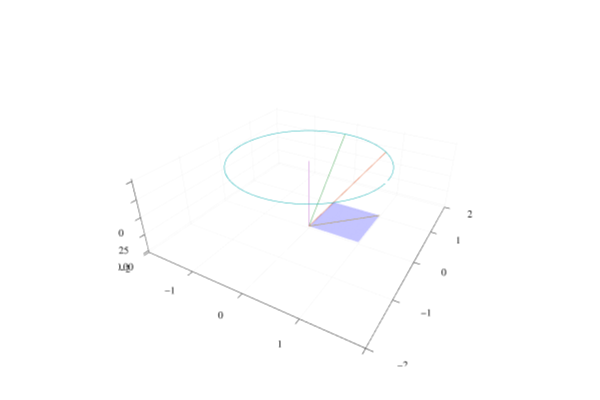

Write notebook code for a chart like this one.
### Markdown cell above
## Applying Rotors

### Code cell
ϕ = π/4
I = cl.e1 ∧ cl.e2
R = cos(ϕ/2) - I*sin(ϕ/2)
p = cl.e1 + cl.e2 + cl.e3
pr = R * p / R
pup = (p ∧ I)/I
pb  = (p ⨼ I)/I

θ = 0:0.1:2π
r = norm([p.e1,p.e2])
circle = hcat([r.*cos.(θ),r .* sin.(θ),ones(length(θ))]...);

plotsubspace(I)
quiver!([0],[0],[0],quiver=([p.e1],[p.e2],[p.e3]))
quiver!([0],[0],[0],quiver=([pr.e1],[pr.e2],[pr.e3]))
quiver!([0],[0],[0],quiver=([pup.e1],[pup.e2],[pup.e3]))
quiver!([0],[0],[0],quiver=([pb.e1],[pb.e2],[pb.e3]))
path3d!(circle[:,1],circle[:,2],circle[:,3],aspect_ratio=1,xlims=(-2,2),ylims=(-2,2))

### Figure 1 — Plotly figure (JSON) as saved in the notebook; plotly's stock layout.template omitted (floating-point values rounded to 4 significant figures)
{"data": [{"cmax": 0, "cmin": 0, "colorbar": {"len": 0.9525, "title": {"text": ""}, "x": 0.8323, "y": 0.5139}, "colorscale": [[0, "rgba(0, 0, 255, 0.500)"], [1, "rgba(0, 0, 255, 0.500)"]], "name": "y1", "opacity": 0.5, "scene": "scene", "showlegend": false, "showscale": false, "type": "surface", "x": [0, 1], "xaxis": "x", "y": [0, 1], "yaxis": "y", "z": [[0, 0], [0, 0]], "zaxis": "z", "zmax": 0, "zmin": 0}, {"colorbar": {"len": 0.9525, "title": {"text": ""}, "x": 0.8323, "y": 0.5139}, "legendgroup": "", "line": {"color": "rgba(227, 111, 71, 1.000)", "dash": "solid", "shape": "linear", "width": 1}, "mode": "lines", "name": "", "scene": "scene", "showlegend": false, "type": "scatter3d", "x": [0, 1], "xaxis": "x", "y": [0, 1], "yaxis": "y", "z": [0, 1], "zaxis": "z", "zmax": 0, "zmin": 0}, {"colorbar": {"len": 0.9525, "title": {"text": ""}, "x": 0.8323, "y": 0.5139}, "legendgroup": "", "line": {"color": "rgba(62, 164, 78, 1.000)", "dash": "solid", "shape": "linear", "width": 1}, "mode": "lines", "name": "", "scene": "scene", "showlegend": false, "type": "scatter3d", "x": [0, -1.11e-16], "xaxis": "x", "y": [0, 1.414], "yaxis": "y", "z": [0, 1], "zaxis": "z", "zmax": 0, "zmin": 0}, {"colorbar": {"len": 0.9525, "title": {"text": ""}, "x": 0.8323, "y": 0.5139}, "legendgroup": "", "line": {"color": "rgba(195, 113, 210, 1.000)", "dash": "solid", "shape": "linear", "width": 1}, "mode": "lines", "name": "", "scene": "scene", "showlegend": false, "type": "scatter3d", "x": [0, 0], "xaxis": "x", "y": [0, 0], "yaxis": "y", "z": [0, 1], "zaxis": "z", "zmax": 0, "zmin": 0}, {"colorbar": {"len": 0.9525, "title": {"text": ""}, "x": 0.8323, "y": 0.5139}, "legendgroup": "", "line": {"color": "rgba(172, 142, 24, 1.000)", "dash": "solid", "shape": "linear", "width": 1}, "mode": "lines", "name": "", "scene": "scene", "showlegend": false, "type": "scatter3d", "x": [0, 1], "xaxis": "x", "y": [0, 1], "yaxis": "y", "z": [0, 0], "zaxis": "z", "zmax": 0, "zmin": 0}, {"colorbar": {"len": 0.9525, "title": {"text": ""}, "x": 0.8323, "y": 0.5139}, "legendgroup": "y6", "line": {"color": "rgba(0, 170, 174, 1.000)", "dash": "solid", "shape": "linear", "width": 1}, "mode": "lines", "name": "y6", "scene": "scene", "showlegend": true, "type": "scatter3d", "x": [1.414, 1.407, 1.386, 1.351, 1.303, 1.241, 1.167, 1.082, 0.9853, 0.8791, 0.7641, 0.6415, 0.5125, 0.3783, 0.2404, 0.1, -0.04129, -0.1822, -0.3213, -0.4572, -0.5885, -0.714, -0.8323, -0.9423, -1.043, -1.133, -1.212, -1.279, -1.333, -1.373, -1.4, -1.413, -1.412, -1.397, -1.367, -1.324, -1.268, -1.199, -1.119, -1.027, -0.9244, -0.8129, -0.6933, -0.5668, -0.4346, -0.2981, -0.1586, -0.01752, 0.1237, 0.2638, 0.4012, 0.5345, 0.6626, 0.784, 0.8976, 1.002, 1.097, 1.18, 1.252, 1.312, 1.358, 1.391, 1.409], "xaxis": "x", "y": [0, 0.1412, 0.281, 0.4179, 0.5507, 0.678, 0.7985, 0.9111, 1.014, 1.108, 1.19, 1.26, 1.318, 1.363, 1.394, 1.411, 1.414, 1.402, 1.377, 1.338, 1.286, 1.221, 1.143, 1.055, 0.9552, 0.8464, 0.729, 0.6044, 0.4737, 0.3383, 0.1996, 0.0588, -0.08255, -0.2231, -0.3614, -0.4961, -0.6258, -0.7493, -0.8653, -0.9726, -1.07, -1.157, -1.233, -1.296, -1.346, -1.382, -1.405, -1.414, -1.409, -1.389, -1.356, -1.309, -1.249, -1.177, -1.093, -0.9978, -0.8927, -0.7788, -0.657, -0.5287, -0.3952, -0.2576, -0.1175], "yaxis": "y", "z": [1, 1, 1, 1, 1, 1, 1, 1, 1, 1, 1, 1, 1, 1, 1, 1, 1, 1, 1, 1, 1, 1, 1, 1, 1, 1, 1, 1, 1, 1, 1, 1, 1, 1, 1, 1, 1, 1, 1, 1, 1, 1, 1, 1, 1, 1, 1, 1, 1, 1, 1, 1, 1, 1, 1, 1, 1, 1, 1, 1, 1, 1, 1], "zaxis": "z", "zmax": 0, "zmin": 0}], "layout": {"annotations": [], "height": 400, "margin": {"b": 20, "l": 0, "r": 0, "t": 20}, "paper_bgcolor": "rgba(255, 255, 255, 1.000)", "plot_bgcolor": "rgba(255, 255, 255, 1.000)", "scene": {"aspectmode": "auto", "aspectratio": {"x": 1.414, "y": 1.414, "z": 0.5001}, "camera": {"eye": {"x": 1.126, "y": -1.95, "z": 1.3}, "projection": "orthographic"}, "domain": {"x": [0.1973, 0.8323], "y": [0.03762, 0.9902]}, "xaxis": {"gridcolor": "rgba(0, 0, 0, 0.1)", "gridwidth": 0.5, "linecolor": "rgba(0, 0, 0, 1)", "mirror": false, "range": [-2, 2], "showgrid": true, "showline": true, "showticklabels": true, "tickangle": 0, "tickcolor": "rgb(0, 0, 0)", "tickfont": {"color": "rgba(0, 0, 0, 1)", "family": "sans-serif", "size": 11}, "tickmode": "array", "ticks": "inside", "ticktext": ["−2", "−1", "0", "1", "2"], "tickvals": [-2, -1, 0, 1, 2], "title": {"font": {"color": "rgba(0, 0, 0, 1)", "family": "sans-serif", "size": 15}, "text": ""}, "type": "linear", "visible": true, "zeroline": false, "zerolinecolor": "rgba(0, 0, 0, 1)"}, "yaxis": {"gridcolor": "rgba(0, 0, 0, 0.1)", "gridwidth": 0.5, "linecolor": "rgba(0, 0, 0, 1)", "mirror": false, "range": [-2, 2], "showgrid": true, "showline": true, "showticklabels": true, "tickangle": 0, "tickcolor": "rgb(0, 0, 0)", "tickfont": {"color": "rgba(0, 0, 0, 1)", "family": "sans-serif", "size": 11}, "tickmode": "array", "ticks": "inside", "ticktext": ["−2", "−1", "0", "1", "2"], "tickvals": [-2, -1, 0, 1, 2], "title": {"font": {"color": "rgba(0, 0, 0, 1)", "family": "sans-serif", "size": 15}, "text": ""}, "type": "linear", "visible": true, "zeroline": false, "zerolinecolor": "rgba(0, 0, 0, 1)"}, "zaxis": {"gridcolor": "rgba(0, 0, 0, 0.1)", "gridwidth": 0.5, "linecolor": "rgba(0, 0, 0, 1)", "mirror": false, "range": [-0.03, 1.03], "showgrid": true, "showline": true, "showticklabels": true, "tickangle": 0, "tickcolor": "rgb(0, 0, 0)", "tickfont": {"color": "rgba(0, 0, 0, 1)", "family": "sans-serif", "size": 11}, "tickmode": "array", "ticks": "inside", "ticktext": ["0.00", "0.25", "0.50", "0.75", "1.00"], "tickvals": [0, 0.25, 0.5, 0.75, 1], "title": {"font": {"color": "rgba(0, 0, 0, 1)", "family": "sans-serif", "size": 15}, "text": ""}, "type": "linear", "visible": true, "zeroline": false, "zerolinecolor": "rgba(0, 0, 0, 1)"}}, "showlegend": false, "width": 600}}
